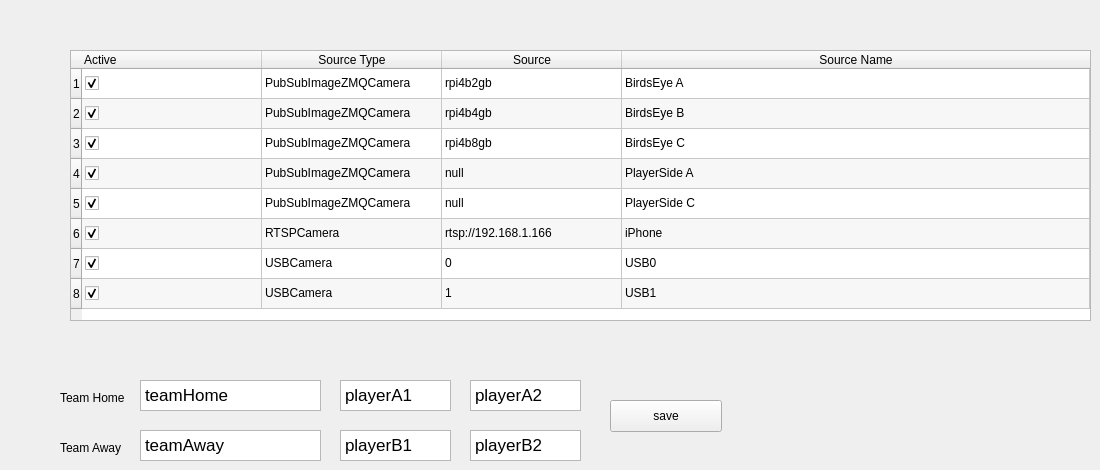
   <widget class="QWidget" name="tabconfig">
    <attribute name="title">
     <string>config</string>
    </attribute>
    <widget class="QTableWidget" name="tableWidget_cameras">
     <property name="geometry">
      <rect>
       <x>70</x>
       <y>50</y>
       <width>1021</width>
       <height>271</height>
      </rect>
     </property>
     <property name="sizePolicy">
      <sizepolicy hsizetype="Expanding" vsizetype="Maximum">
       <horstretch>0</horstretch>
       <verstretch>0</verstretch>
      </sizepolicy>
     </property>
     <property name="minimumSize">
      <size>
       <width>600</width>
       <height>0</height>
      </size>
     </property>
     <property name="sizeIncrement">
      <size>
       <width>0</width>
       <height>0</height>
      </size>
     </property>
     <property name="font">
      <font>
       <family>Arial</family>
      </font>
     </property>
     <property name="autoFillBackground">
      <bool>false</bool>
     </property>
     <property name="alternatingRowColors">
      <bool>true</bool>
     </property>
     <property name="cornerButtonEnabled">
      <bool>true</bool>
     </property>
     <attribute name="horizontalHeaderCascadingSectionResizes">
      <bool>true</bool>
     </attribute>
     <attribute name="horizontalHeaderMinimumSectionSize">
      <number>18</number>
     </attribute>
     <attribute name="horizontalHeaderDefaultSectionSize">
      <number>180</number>
     </attribute>
     <attribute name="horizontalHeaderHighlightSections">
      <bool>true</bool>
     </attribute>
     <attribute name="horizontalHeaderStretchLastSection">
      <bool>true</bool>
     </attribute>
     <attribute name="verticalHeaderStretchLastSection">
      <bool>false</bool>
     </attribute>
     <row>
      <property name="text">
       <string>1</string>
      </property>
     </row>
     <row>
      <property name="text">
       <string>2</string>
      </property>
     </row>
     <row>
      <property name="text">
       <string>3</string>
      </property>
     </row>
     <row>
      <property name="text">
       <string>4</string>
      </property>
     </row>
     <row>
      <property name="text">
       <string>5</string>
      </property>
     </row>
     <row>
      <property name="text">
       <string>6</string>
      </property>
     </row>
     <row>
      <property name="text">
       <string>7</string>
      </property>
     </row>
     <row>
      <property name="text">
       <string>8</string>
      </property>
     </row>
     <column>
      <property name="text">
       <string>Active</string>
      </property>
      <property name="textAlignment">
       <set>AlignLeading|AlignVCenter</set>
      </property>
     </column>
     <column>
      <property name="text">
       <string>Source Type</string>
      </property>
     </column>
     <column>
      <property name="text">
       <string>Source</string>
      </property>
     </column>
     <column>
      <property name="text">
       <string>Source Name</string>
      </property>
     </column>
     <item row="0" column="0">
      <property name="text">
       <string/>
      </property>
      <property name="checkState">
       <enum>Checked</enum>
      </property>
      <property name="flags">
       <set>ItemIsSelectable|ItemIsDragEnabled|ItemIsDropEnabled|ItemIsUserCheckable|ItemIsEnabled</set>
      </property>
     </item>
     <item row="0" column="1">
      <property name="text">
       <string>PubSubImageZMQCamera</string>
      </property>
     </item>
     <item row="0" column="2">
      <property name="text">
       <string>rpi4b2gb</string>
      </property>
     </item>
     <item row="0" column="3">
      <property name="text">
       <string>BirdsEye A</string>
      </property>
     </item>
     <item row="1" column="0">
      <property name="text">
       <string/>
      </property>
      <property name="checkState">
       <enum>Checked</enum>
      </property>
      <property name="flags">
       <set>ItemIsSelectable|ItemIsDragEnabled|ItemIsDropEnabled|ItemIsUserCheckable|ItemIsEnabled</set>
      </property>
     </item>
     <item row="1" column="1">
      <property name="text">
       <string>PubSubImageZMQCamera</string>
      </property>
     </item>
     <item row="1" column="2">
      <property name="text">
       <string>rpi4b4gb</string>
      </property>
     </item>
     <item row="1" column="3">
      <property name="text">
       <string>BirdsEye B</string>
      </property>
     </item>
     <item row="2" column="0">
      <property name="text">
       <string/>
      </property>
      <property name="checkState">
       <enum>Checked</enum>
      </property>
      <property name="flags">
       <set>ItemIsSelectable|ItemIsDragEnabled|ItemIsDropEnabled|ItemIsUserCheckable|ItemIsEnabled</set>
      </property>
     </item>
     <item row="2" column="1">
      <property name="text">
       <string>PubSubImageZMQCamera</string>
      </property>
     </item>
     <item row="2" column="2">
      <property name="text">
       <string>rpi4b8gb</string>
      </property>
     </item>
     <item row="2" column="3">
      <property name="text">
       <string>BirdsEye C</string>
      </property>
     </item>
     <item row="3" column="0">
      <property name="text">
       <string/>
      </property>
      <property name="checkState">
       <enum>Checked</enum>
      </property>
      <property name="flags">
       <set>ItemIsSelectable|ItemIsDragEnabled|ItemIsDropEnabled|ItemIsUserCheckable|ItemIsEnabled</set>
      </property>
     </item>
     <item row="3" column="1">
      <property name="text">
       <string>PubSubImageZMQCamera</string>
      </property>
     </item>
     <item row="3" column="2">
      <property name="text">
       <string>null</string>
      </property>
     </item>
     <item row="3" column="3">
      <property name="text">
       <string>PlayerSide A</string>
      </property>
     </item>
     <item row="4" column="0">
      <property name="text">
       <string/>
      </property>
      <property name="checkState">
       <enum>Checked</enum>
      </property>
      <property name="flags">
       <set>ItemIsSelectable|ItemIsDragEnabled|ItemIsDropEnabled|ItemIsUserCheckable|ItemIsEnabled</set>
      </property>
     </item>
     <item row="4" column="1">
      <property name="text">
       <string>PubSubImageZMQCamera</string>
      </property>
     </item>
     <item row="4" column="2">
      <property name="text">
       <string>null</string>
      </property>
     </item>
     <item row="4" column="3">
      <property name="text">
       <string>PlayerSide C</string>
      </property>
     </item>
     <item row="5" column="0">
      <property name="text">
       <string/>
      </property>
      <property name="checkState">
       <enum>Checked</enum>
      </property>
      <property name="flags">
       <set>ItemIsSelectable|ItemIsDragEnabled|ItemIsDropEnabled|ItemIsUserCheckable|ItemIsEnabled</set>
      </property>
     </item>
     <item row="5" column="1">
      <property name="text">
       <string>RTSPCamera</string>
      </property>
     </item>
     <item row="5" column="2">
      <property name="text">
       <string>rtsp://192.168.1.166</string>
      </property>
     </item>
     <item row="5" column="3">
      <property name="text">
       <string>iPhone</string>
      </property>
     </item>
     <item row="6" column="0">
      <property name="text">
       <string/>
      </property>
      <property name="checkState">
       <enum>Checked</enum>
      </property>
      <property name="flags">
       <set>ItemIsSelectable|ItemIsDragEnabled|ItemIsDropEnabled|ItemIsUserCheckable|ItemIsEnabled</set>
      </property>
     </item>
     <item row="6" column="1">
      <property name="text">
       <string>USBCamera</string>
      </property>
     </item>
     <item row="6" column="2">
      <property name="text">
       <string>0</string>
      </property>
     </item>
     <item row="6" column="3">
      <property name="text">
       <string>USB0</string>
      </property>
     </item>
     <item row="7" column="0">
      <property name="text">
       <string/>
      </property>
      <property name="checkState">
       <enum>Checked</enum>
      </property>
     </item>
     <item row="7" column="1">
      <property name="text">
       <string>USBCamera</string>
      </property>
     </item>
     <item row="7" column="2">
      <property name="text">
       <string>1</string>
      </property>
     </item>
     <item row="7" column="3">
      <property name="text">
       <string>USB1</string>
      </property>
     </item>
    </widget>
    <widget class="QTextEdit" name="textEdit_teamHome">
     <property name="geometry">
      <rect>
       <x>140</x>
       <y>380</y>
       <width>181</width>
       <height>31</height>
      </rect>
     </property>
     <property name="html">
      <string>&lt;!DOCTYPE HTML PUBLIC &quot;-//W3C//DTD HTML 4.0//EN&quot; &quot;http://www.w3.org/TR/REC-html40/strict.dtd&quot;&gt;
&lt;html&gt;&lt;head&gt;&lt;meta name=&quot;qrichtext&quot; content=&quot;1&quot; /&gt;&lt;style type=&quot;text/css&quot;&gt;
p, li { white-space: pre-wrap; }
&lt;/style&gt;&lt;/head&gt;&lt;body style=&quot; font-family:'Luckiest Guy'; font-size:13pt; font-weight:400; font-style:normal;&quot;&gt;
&lt;p style=&quot; margin-top:0px; margin-bottom:0px; margin-left:0px; margin-right:0px; -qt-block-indent:0; text-indent:0px;&quot;&gt;&lt;span style=&quot; font-family:'.AppleSystemUIFont';&quot;&gt;teamHome&lt;/span&gt;&lt;/p&gt;&lt;/body&gt;&lt;/html&gt;</string>
     </property>
    </widget>
    <widget class="QLabel" name="label_teamHome">
     <property name="geometry">
      <rect>
       <x>60</x>
       <y>390</y>
       <width>71</width>
       <height>16</height>
      </rect>
     </property>
     <property name="text">
      <string>Team Home</string>
     </property>
    </widget>
    <widget class="QTextEdit" name="textEdit_teamAway">
     <property name="geometry">
      <rect>
       <x>140</x>
       <y>430</y>
       <width>181</width>
       <height>31</height>
      </rect>
     </property>
     <property name="html">
      <string>&lt;!DOCTYPE HTML PUBLIC &quot;-//W3C//DTD HTML 4.0//EN&quot; &quot;http://www.w3.org/TR/REC-html40/strict.dtd&quot;&gt;
&lt;html&gt;&lt;head&gt;&lt;meta name=&quot;qrichtext&quot; content=&quot;1&quot; /&gt;&lt;style type=&quot;text/css&quot;&gt;
p, li { white-space: pre-wrap; }
&lt;/style&gt;&lt;/head&gt;&lt;body style=&quot; font-family:'Luckiest Guy'; font-size:13pt; font-weight:400; font-style:normal;&quot;&gt;
&lt;p style=&quot; margin-top:0px; margin-bottom:0px; margin-left:0px; margin-right:0px; -qt-block-indent:0; text-indent:0px;&quot;&gt;&lt;span style=&quot; font-family:'.AppleSystemUIFont';&quot;&gt;teamAway&lt;/span&gt;&lt;/p&gt;&lt;/body&gt;&lt;/html&gt;</string>
     </property>
    </widget>
    <widget class="QLabel" name="label_teamAway">
     <property name="geometry">
      <rect>
       <x>60</x>
       <y>440</y>
       <width>71</width>
       <height>16</height>
      </rect>
     </property>
     <property name="text">
      <string>Team Away</string>
     </property>
    </widget>
    <widget class="QPushButton" name="pushButton_saveTeamNames">
     <property name="geometry">
      <rect>
       <x>610</x>
       <y>400</y>
       <width>112</width>
       <height>32</height>
      </rect>
     </property>
     <property name="text">
      <string>save</string>
     </property>
    </widget>
    <widget class="QTextEdit" name="textEdit_playerA1">
     <property name="geometry">
      <rect>
       <x>340</x>
       <y>380</y>
       <width>111</width>
       <height>31</height>
      </rect>
     </property>
     <property name="html">
      <string>&lt;!DOCTYPE HTML PUBLIC &quot;-//W3C//DTD HTML 4.0//EN&quot; &quot;http://www.w3.org/TR/REC-html40/strict.dtd&quot;&gt;
&lt;html&gt;&lt;head&gt;&lt;meta name=&quot;qrichtext&quot; content=&quot;1&quot; /&gt;&lt;style type=&quot;text/css&quot;&gt;
p, li { white-space: pre-wrap; }
&lt;/style&gt;&lt;/head&gt;&lt;body style=&quot; font-family:'Luckiest Guy'; font-size:13pt; font-weight:400; font-style:normal;&quot;&gt;
&lt;p style=&quot; margin-top:0px; margin-bottom:0px; margin-left:0px; margin-right:0px; -qt-block-indent:0; text-indent:0px;&quot;&gt;&lt;span style=&quot; font-family:'.AppleSystemUIFont';&quot;&gt;playerA1&lt;/span&gt;&lt;/p&gt;&lt;/body&gt;&lt;/html&gt;</string>
     </property>
    </widget>
    <widget class="QTextEdit" name="textEdit_playerA2">
     <property name="geometry">
      <rect>
       <x>470</x>
       <y>380</y>
       <width>111</width>
       <height>31</height>
      </rect>
     </property>
     <property name="html">
      <string>&lt;!DOCTYPE HTML PUBLIC &quot;-//W3C//DTD HTML 4.0//EN&quot; &quot;http://www.w3.org/TR/REC-html40/strict.dtd&quot;&gt;
&lt;html&gt;&lt;head&gt;&lt;meta name=&quot;qrichtext&quot; content=&quot;1&quot; /&gt;&lt;style type=&quot;text/css&quot;&gt;
p, li { white-space: pre-wrap; }
&lt;/style&gt;&lt;/head&gt;&lt;body style=&quot; font-family:'Luckiest Guy'; font-size:13pt; font-weight:400; font-style:normal;&quot;&gt;
&lt;p style=&quot; margin-top:0px; margin-bottom:0px; margin-left:0px; margin-right:0px; -qt-block-indent:0; text-indent:0px;&quot;&gt;&lt;span style=&quot; font-family:'.AppleSystemUIFont';&quot;&gt;playerA2&lt;/span&gt;&lt;/p&gt;&lt;/body&gt;&lt;/html&gt;</string>
     </property>
    </widget>
    <widget class="QTextEdit" name="textEdit_playerB1">
     <property name="geometry">
      <rect>
       <x>340</x>
       <y>430</y>
       <width>111</width>
       <height>31</height>
      </rect>
     </property>
     <property name="html">
      <string>&lt;!DOCTYPE HTML PUBLIC &quot;-//W3C//DTD HTML 4.0//EN&quot; &quot;http://www.w3.org/TR/REC-html40/strict.dtd&quot;&gt;
&lt;html&gt;&lt;head&gt;&lt;meta name=&quot;qrichtext&quot; content=&quot;1&quot; /&gt;&lt;style type=&quot;text/css&quot;&gt;
p, li { white-space: pre-wrap; }
&lt;/style&gt;&lt;/head&gt;&lt;body style=&quot; font-family:'Luckiest Guy'; font-size:13pt; font-weight:400; font-style:normal;&quot;&gt;
&lt;p style=&quot; margin-top:0px; margin-bottom:0px; margin-left:0px; margin-right:0px; -qt-block-indent:0; text-indent:0px;&quot;&gt;&lt;span style=&quot; font-family:'.AppleSystemUIFont';&quot;&gt;playerB1&lt;/span&gt;&lt;/p&gt;&lt;/body&gt;&lt;/html&gt;</string>
     </property>
    </widget>
    <widget class="QTextEdit" name="textEdit_playerB2">
     <property name="geometry">
      <rect>
       <x>470</x>
       <y>430</y>
       <width>111</width>
       <height>31</height>
      </rect>
     </property>
     <property name="html">
      <string>&lt;!DOCTYPE HTML PUBLIC &quot;-//W3C//DTD HTML 4.0//EN&quot; &quot;http://www.w3.org/TR/REC-html40/strict.dtd&quot;&gt;
&lt;html&gt;&lt;head&gt;&lt;meta name=&quot;qrichtext&quot; content=&quot;1&quot; /&gt;&lt;style type=&quot;text/css&quot;&gt;
p, li { white-space: pre-wrap; }
&lt;/style&gt;&lt;/head&gt;&lt;body style=&quot; font-family:'Luckiest Guy'; font-size:13pt; font-weight:400; font-style:normal;&quot;&gt;
&lt;p style=&quot; margin-top:0px; margin-bottom:0px; margin-left:0px; margin-right:0px; -qt-block-indent:0; text-indent:0px;&quot;&gt;&lt;span style=&quot; font-family:'.AppleSystemUIFont';&quot;&gt;playerB2&lt;/span&gt;&lt;/p&gt;&lt;/body&gt;&lt;/html&gt;</string>
     </property>
    </widget>
   </widget>
